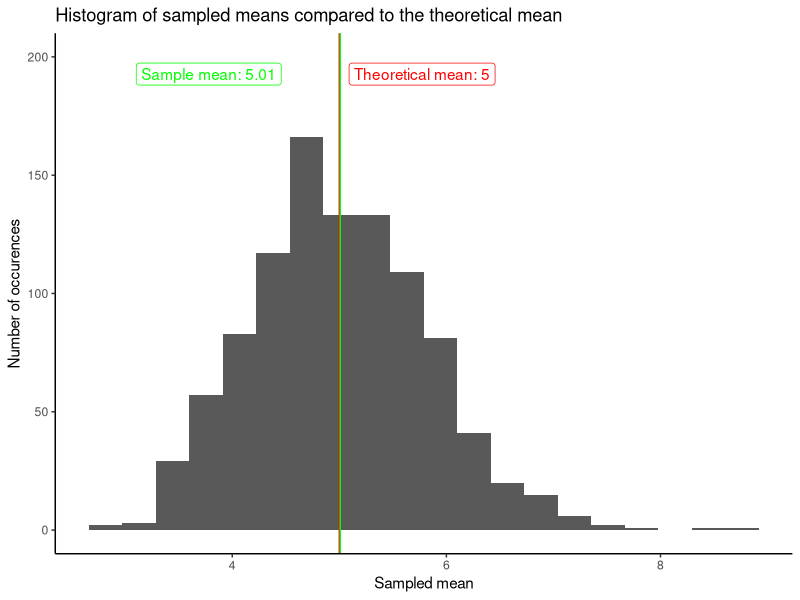
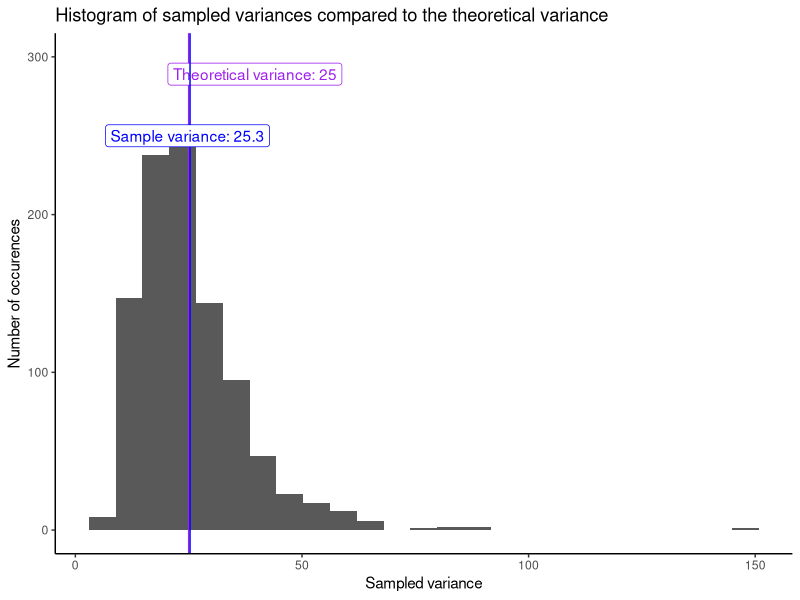
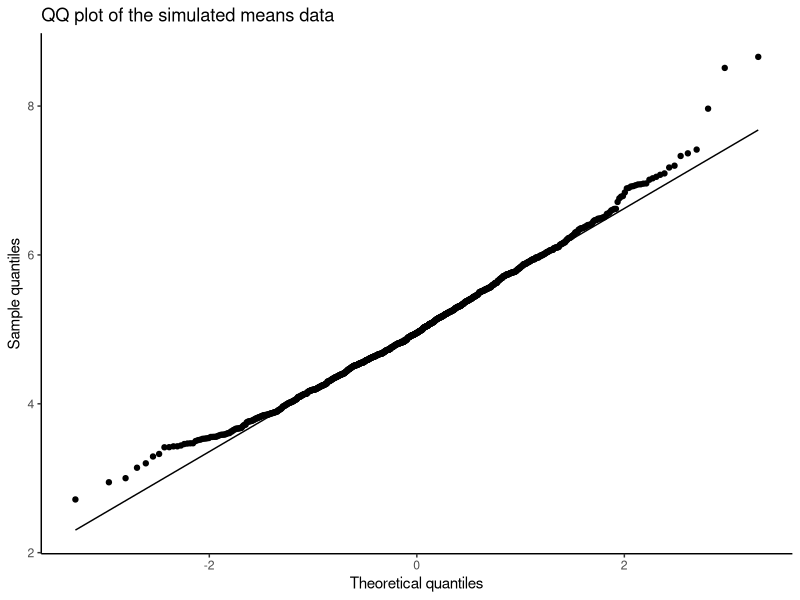

The R script that drew these images, in order: (Note: this script raises an error after producing the figures.)
## ---- chunk 1
set.seed(2612)
library(tidyverse)
library(ggrepel)

# given by the assignment
lambda <- 0.2

# number of exponential distributions to use in simulations
n_of_distributions <- 40

#number of simulations
number_of_simulations <- 1000 

#Running the simulations
simulations <- replicate(number_of_simulations, 
                         rexp(n_of_distributions, lambda))
glimpse(simulations)
## ---- chunk 2

theoretical_mean <- 1/lambda
paste0('Theoretical mean: ', theoretical_mean)

## ---- chunk 3

simluated_means <- apply(simulations, 2, mean)

mean_of_sampled_means <- mean(simluated_means)
paste0('Sample mean: ', mean_of_sampled_means)

## ---- chunk 4
ggplot() + 
  geom_histogram(aes(x = simluated_means), bins = 20) + 
  geom_vline(xintercept = theoretical_mean, color = 'red') + 
  geom_label_repel(aes(x = theoretical_mean + 1, y = 200, 
                 label = paste0('Theoretical mean: ', round(theoretical_mean,2))),
             color = 'red') +
  geom_vline(xintercept = mean_of_sampled_means, color = 'green') +
  geom_label_repel(aes(x = mean_of_sampled_means - 1, y = 200, 
                       label = paste0('Sample mean: ', round( mean_of_sampled_means,2))),
                   color = 'green') + 
  theme_classic() +
  labs(title = 'Histogram of sampled means compared to the theoretical mean',
       y = 'Number of occurences',
       x = 'Sampled mean')

## ---- chunk 5
theoretical_variance <- 1/(lambda^2)
paste0('Theoretical variance: ', theoretical_variance)
## ---- chunk 6

simulated_variances <- apply(simulations, 2, var)

mean_of_sampled_variances <- mean(simulated_variances)
paste0('Sample data variance: ', mean_of_sampled_variances)

## ---- chunk 7
ggplot() + 
  geom_histogram(aes(x = simulated_variances), bins = 25) + 
  geom_vline(xintercept = theoretical_variance, color = 'purple') + 
  geom_label_repel(aes(x = theoretical_variance + 20, y = 300, 
                 label = paste0('Theoretical variance: ', round(theoretical_variance,2))),
             color = 'purple') +
  geom_vline(xintercept = mean_of_sampled_variances, color = 'blue') +
  geom_label_repel(aes(x = mean_of_sampled_variances - 20, y = 250, 
                       label = paste0('Sample variance: ', round( mean_of_sampled_variances,2))),
                   color = 'blue') + 
  theme_classic() +
  labs(title = 'Histogram of sampled variances compared to the theoretical variance',
       y = 'Number of occurences',
       x = 'Sampled variance')

## ---- chunk 8
ggplot(data = data.frame(simluated_means),
       aes(sample = simluated_means)) +
  stat_qq() +
  stat_qq_line() +
  theme_classic() +
  labs(title = 'QQ plot of the simulated means data',
       x = 'Theoretical quantiles',
       y = 'Sample quantiles')

## ---- chunk 9
min_for_range <- min(simluated_means)
max_for_range <- max(simluated_means)
variance_of_means <- var(simluated_means)


ggplot() +
  stat_function(aes(x = simluated_means),
                fun = dnorm, n = 1000, args = list(mean = mean_of_sampled_means,
                                                   sd = sqrt(variance_of_means)),
                colour = 'black',
                size = 2)  +
  geom_density(aes(x = simluated_means),
               fill = 'orange',
               alpha = 0.5) +
  geom_label_repel(aes(x = mean_of_sampled_means,
                       y = 0.2,
                       label = 'Sampled means density'),
                   color = 'orange') +
  geom_label_repel(aes(x = mean_of_sampled_means, 
                       y = 0.55,
                       label = 'Normal distribution density')) + 
  labs(title = 'Normal distribution and sampled means densities',
       subtitle = 'Normal distribution and sample means distributions have the same parameters',
       x = 'Sampled means',
       y = 'Density')

